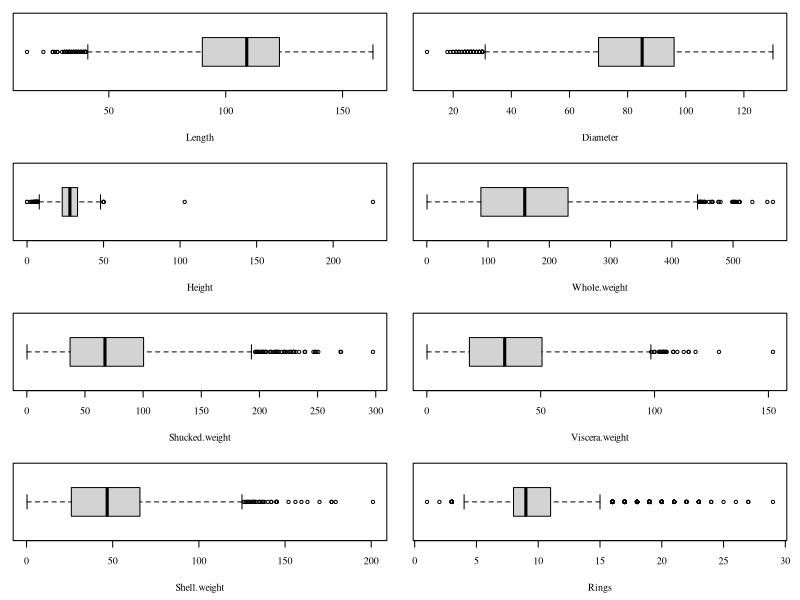

This figure's R source:
## ---- chunk 1

library(dplyr)

params <- par(
    family = "serif",
    ps = 10.5,
    mar = c(4.5, 4.5, 1, 1)
)


abalone <- read.csv("abalone.csv")

## ---- chunk 2
abalone.num <- abalone %>% select(-Sex)
summary(abalone.num)

## ---- chunk 3

nrow(abalone)
sum(complete.cases(abalone))
## ---- chunk 4

pdf("1.2.pdf")
par(
    family = "serif",
    ps = 11,
    mar = c(4.5, 1, 1, 1)
)
par("mfrow"=c(4,2))

cols <- colnames(abalone.num)

for (i in 1:ncol(abalone.num)) {
    boxplot(abalone.num[,i], horizontal = TRUE, xlab = cols[i])
}
